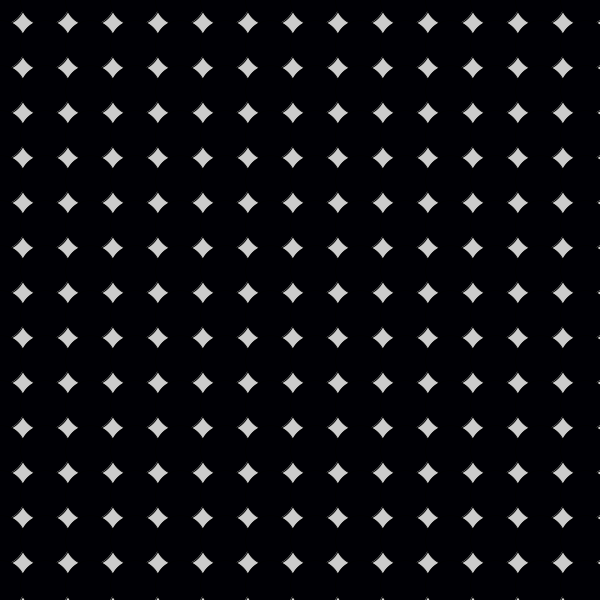
Frame 1 (no input)
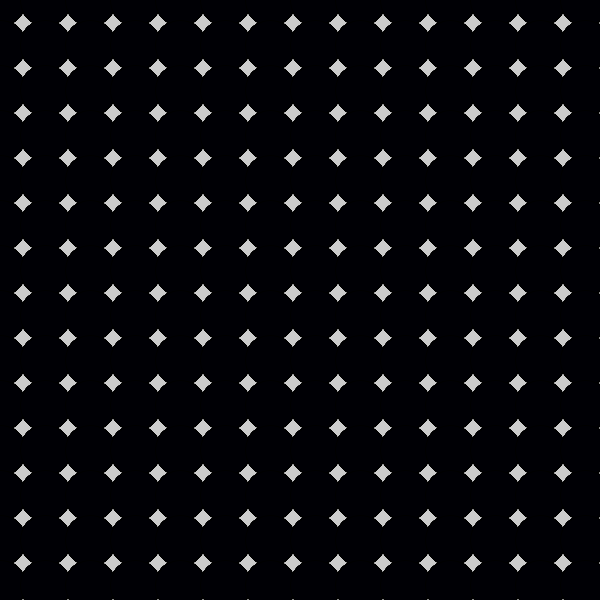
Frame 60 (the mouse pressed at the canvas centre just before this capture)
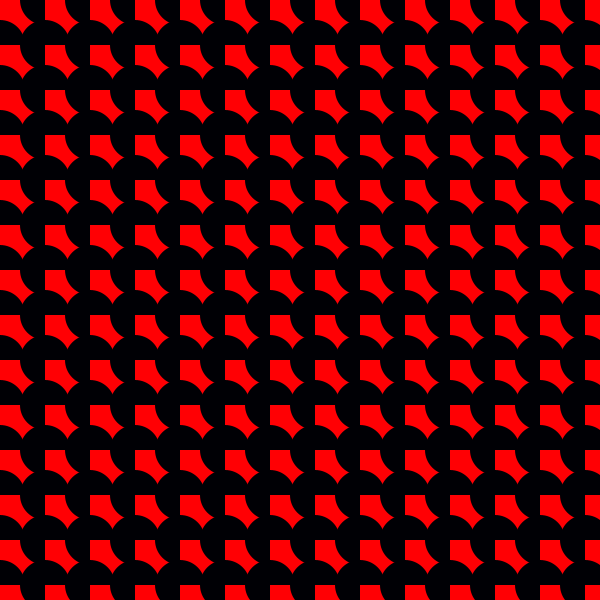
Frame 120 (the mouse held since frame 60 and released just before this capture)

The Processing sketch that drew these frames (run headless with seeded random() and noise(); from frame 60 on, the mouse is pressed at the canvas centre):

// Processing sketch: processing_44353
// ── processing_44353.pde

void setup() {
  size (600, 600);
  smooth();
}
void draw (){
  ///texture///
 
   
  for (int x=0; x < width; x=x+45  
  ){
  for (int y=0; y < height; y=y+45){
    
    ///colore pallini//
   fill(#000005);
 ellipse (x, y, 50, 50);
  
   
 if (mousePressed) {
  
 noStroke();
     
   fill(#FFFFFF);
  rect(x, y, 30, 30);
   fill(#FF0004);
   rect(x,y,200,200);
    
 }
        
}
 }
  }
